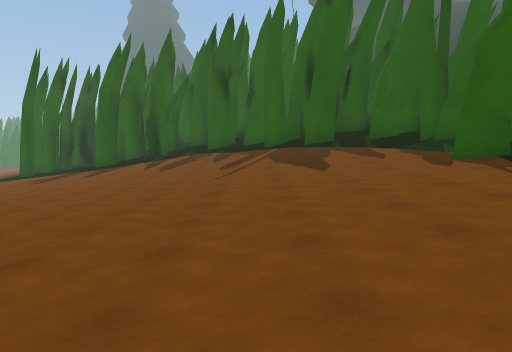
View 1 (above)

12 first-person views from a walk through a Unity game level. The camera is 1.4 m above the floor, tilts 4° down and sees 70° across. The floor is counted in squares, 2 m on a side. Each view is taken from the middle of a square. On the plan, view 1 faces up. The plan holds only what a view shows up to about 11 squares ahead; the rest is blank. The place goes on beyond the plan. The player character is not drawn.

View 2
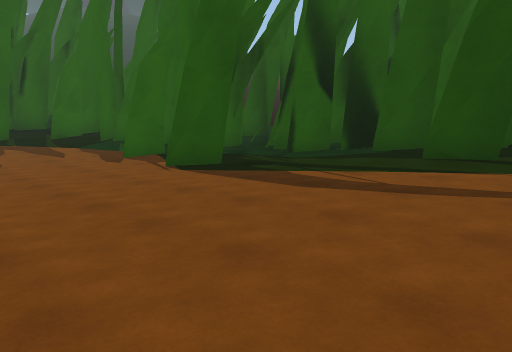

View 3
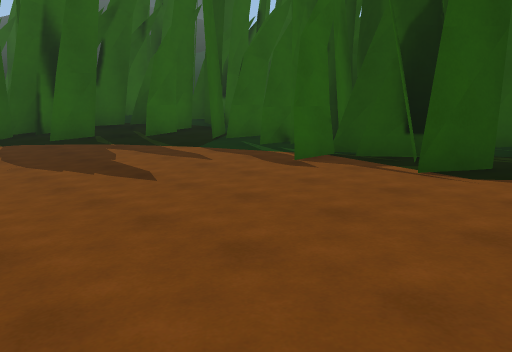

View 4
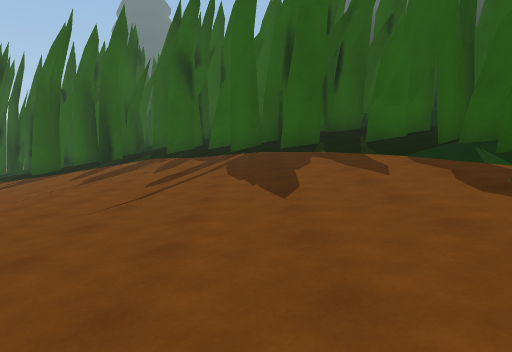

View 5
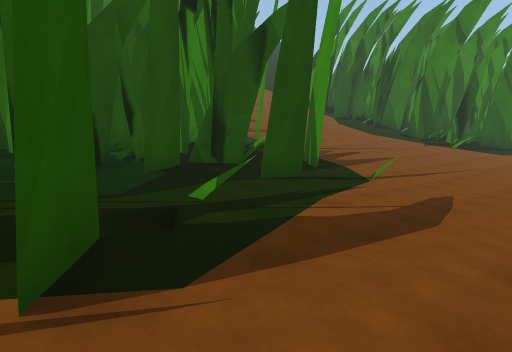

View 6
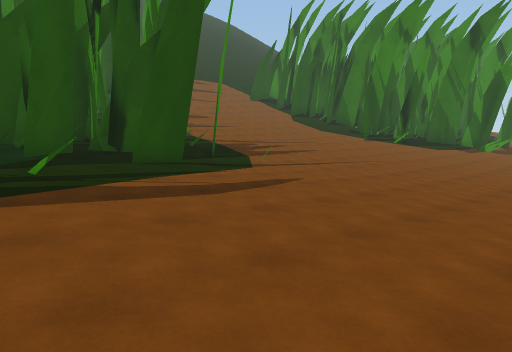

View 7
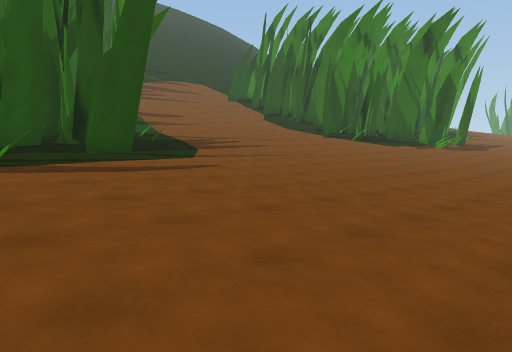

View 8
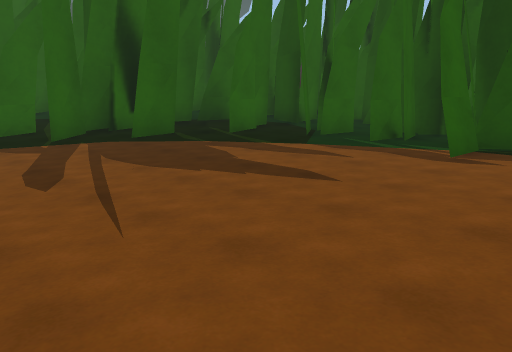

View 9
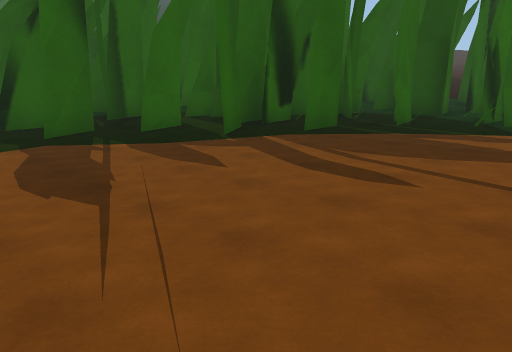

View 10
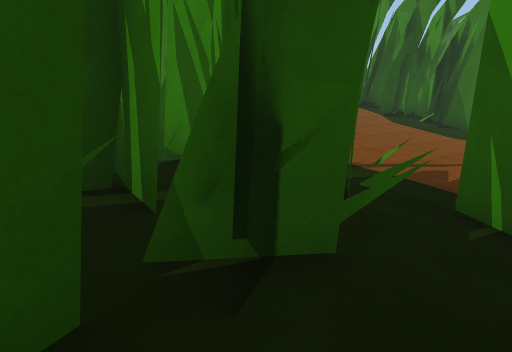

View 11
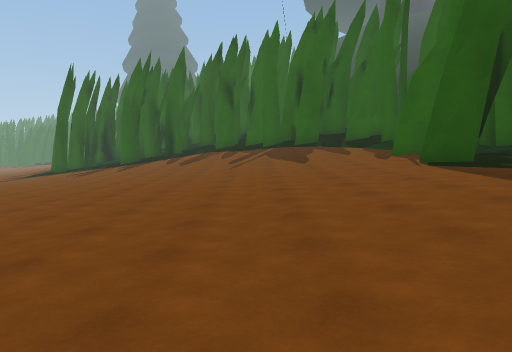

View 12
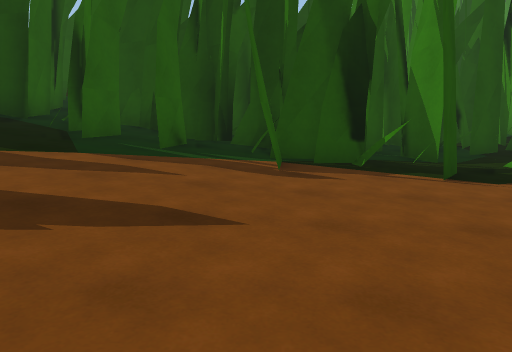

### Floor plan
Key: @ floor where view 1 was taken; # wall or solid block; . main floor; : floor 0.75 m higher than the main floor; - floor 0.75 m lower than the main floor; + floor 1.5 m higher than the main floor; * floor 2.5 m higher than the main floor; % floor 3.25 m higher than the main floor; & floor 4 m higher than the main floor; / step, stairs or slope; = window, fence, low wall or low ledge.
Columns run from 5 left of view 1 to 11 right of it. Each row starts with its distance up from view 1.
 14 ..::++###
 13 ...:+#++##
 12 ...::+++####= ##
 11 ....::+++/**# #
 10 .....::+++### #
  9 .....::++++## #
  8 -.....::++##  #
  7 -......::###  #
  6 -......:::#
  5 -......::###
  4 -.......:####
  3  .......:::+#
  2  -......:::+#
  1   ......:::+##
  0    ..@...::+#####
 -1    ......:#+#+#*#
 -2     .....::+++#
 -3     .....::++=*#
 -4     .....::+++*%
 -5      ....::+++*%
 -6      ....:+++**%%
 -7      ...::++ *%%%
 -8      ...::+   %%&
 -9      ...:     %%/
-10               %/

Positions as (right, up) in squares from view 1, and headings:
1: (0, 0), facing up
2: (0, -1), facing up-right
3: (-1, 3), facing up-right
4: (1, 3), facing up
5: (2, 5), facing down-right
6: (0, 4), facing down-right
7: (-2, 4), facing down-right
8: (-2, 5), facing up-right
9: (-4, 8), facing up-right
10: (6, 2), facing down-right
11: (0, -3), facing up
12: (-1, 7), facing right
